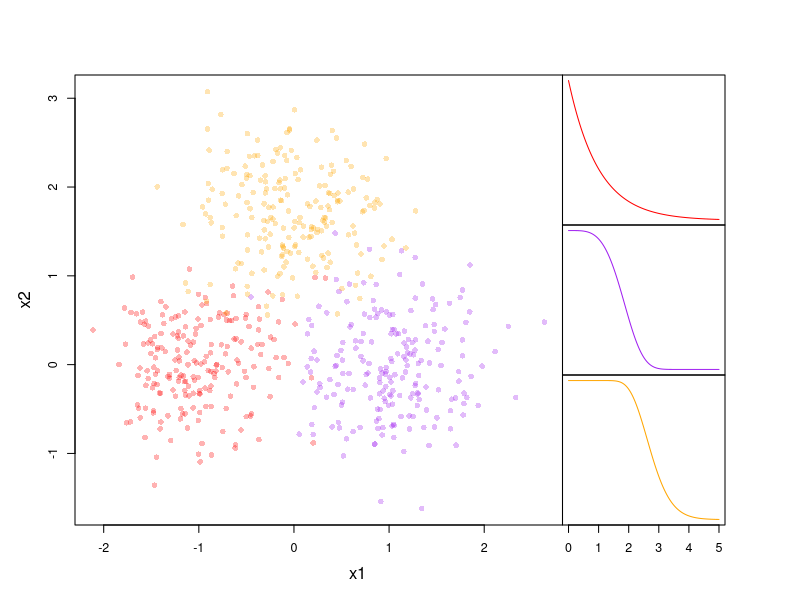

The R script that drew this image: (Note: this script raises an error after producing the figure.)
library(survival)
set.seed(0)

nind<-600
x1<-rep(c(-1,1,0),each=nind/3)+rnorm(nind)/2
x2<-rep(c(0,0,sqrt(3)),each=nind/3)+rnorm(nind)/2

ft<-c(rexp(nind/3,1),
      rweibull(nind/3,4,2),
      rlnorm(nind/3,1,0.2))
ct<-rweibull(nind,4,4)
ot<-pmin(ft,ct)
delta<-ft<ct

layout(rbind(c(1,1,1,2),
             c(1,1,1,3),
             c(1,1,1,4)))
par(mar=c(0,0,0,0),oma=c(5,5,5,5),cex=0.75)
plot(x1,x2,main="",col=adjustcolor(rep(c("red","purple","orange"),each=nind/3),alpha.f=0.3),pch=16)
xx<-seq(0,5,0.01)
plot(xx,1-pexp(xx,1),type="l",xlab="",ylab="",xaxt="n",yaxt="n",col="red")
plot(xx,1-pweibull(xx,4,2),type="l",xlab="",ylab="",xaxt="n",yaxt="n",col="purple")
plot(xx,1-plnorm(xx,1,0.2),type="l",xlab="",ylab="",xaxt="n",yaxt="n",col="orange")
axis(1)
mtext("x1                 ",side=1,outer=T,line=2.8)
mtext("x2",side=2,outer=T,line=2.8)

xx_numeric<-cbind(x1,x2)
colnames(xx_numeric)<-paste0("X",1:ncol(xx_numeric))
xx_factor<-matrix(NA,nind,0)

a_survival_tree<-survival_tree(
  time=ot,
  event=delta,
  matrix_numeric=xx_numeric,
  matrix_factor=xx_factor,
  significance=0.05)
plot_survival_tree(a_survival_tree)
predict_node(a_survival_tree,xx_numeric,xx_factor)

##########
# forest #
##########

set.seed(1)
nboot<-200
all_distance<-array(NA,c(nind,nind,nboot))
for(boot_idx in 1:nboot){
  cat(boot_idx)
  shuffle<-sample(1:nind,nind,replace=T)
  ot_boot<-ot[shuffle]
  delta_boot<-delta[shuffle]
  xx_numeric_boot<-xx_numeric[shuffle,]
  xx_factor_boot<-xx_factor[shuffle,]
  a_survival_tree<-survival_tree(
    time=ot_boot,
    event=delta_boot,
    matrix_numeric=xx_numeric_boot,
    matrix_factor=xx_factor_boot,
    significance=0.05)
  cat(" - ")
  all_distance[,,boot_idx]<-
    predict_distance(a_survival_tree,xx_numeric,xx_factor)$ind_distance
}

mean_distance<-apply(all_distance,c(1,2),mean,na.rm=T)
a_dist<-dist(mean_distance)
a_cmdscale<-cmdscale(a_dist,k=2)
plot(a_cmdscale[,1]+rnorm(nind,0,2),a_cmdscale[,2]+rnorm(nind,0,2),
     main="MDS",xlab="MDS1",ylab="MDS2",
     col=adjustcolor(rep(c("red","purple","orange"),each=nind/3),alpha.f=0.3),pch=16)

     